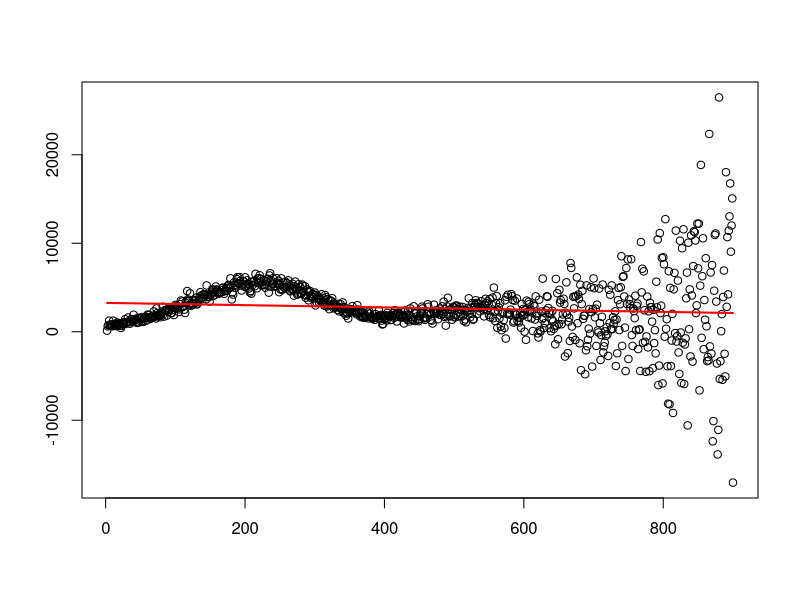
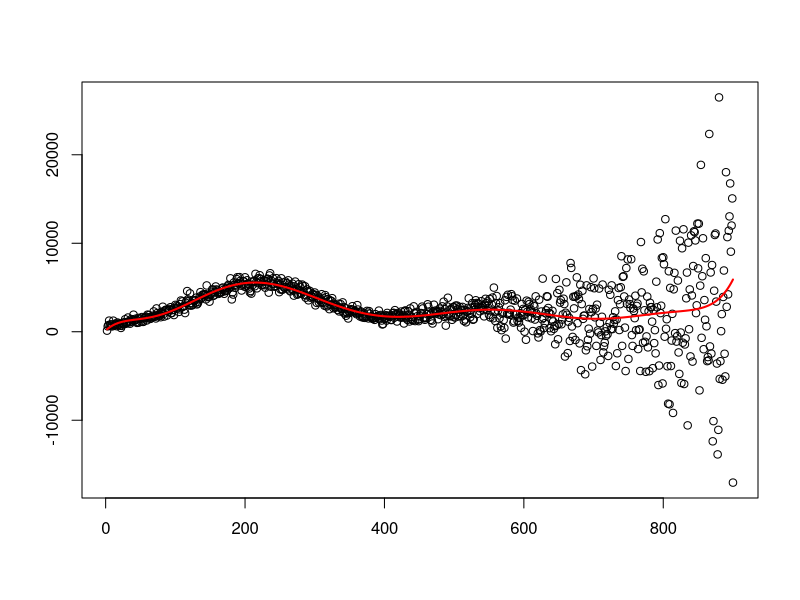
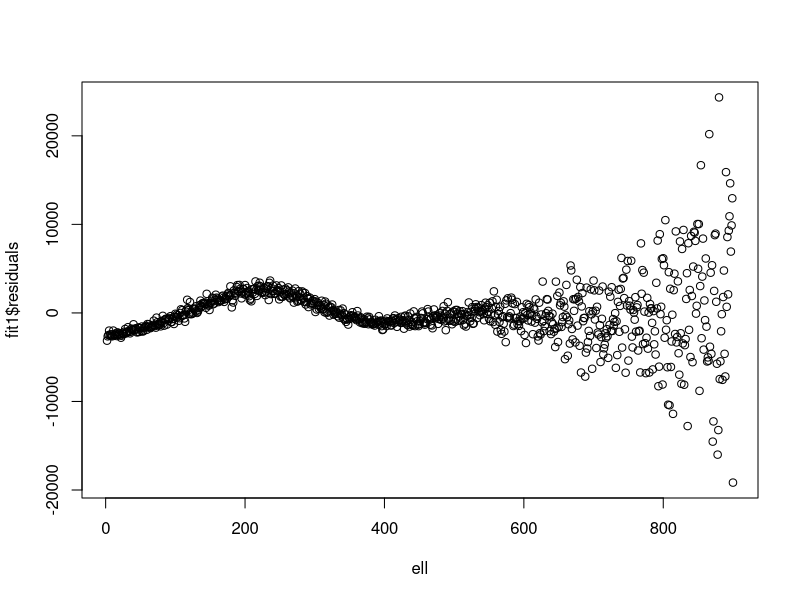
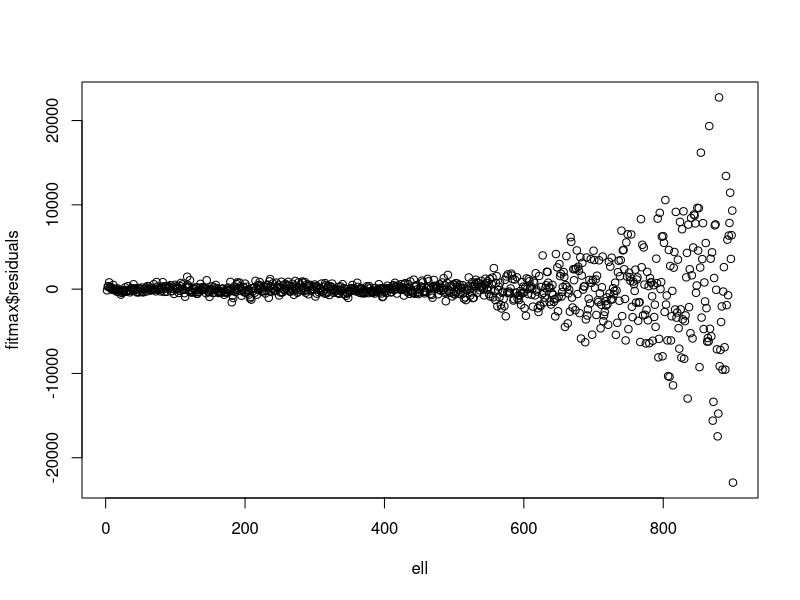
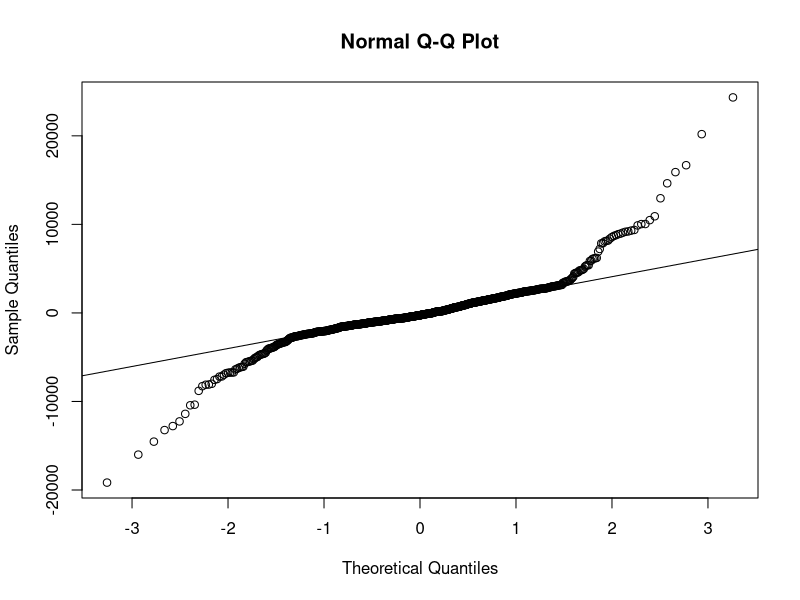
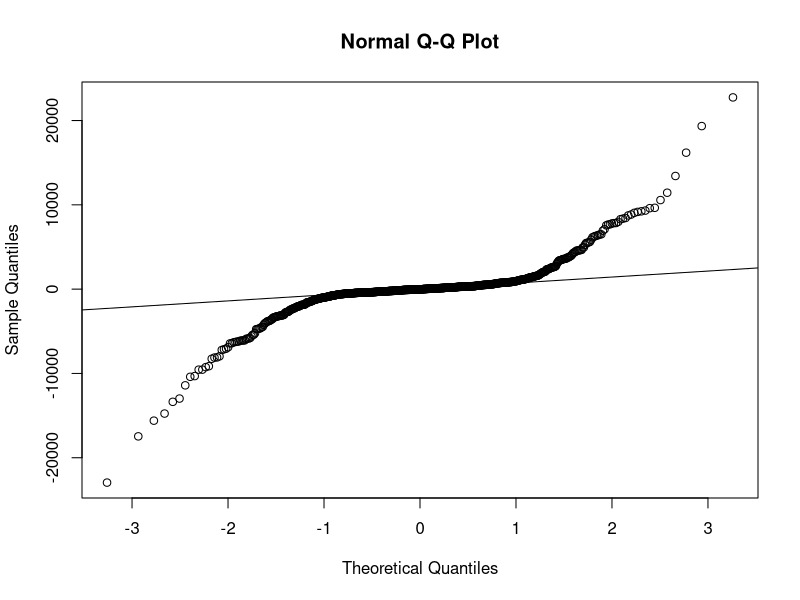

These figures' R source, in order:
# MD 1
# 1. Read CMB data into file
df <- read.table('CMB.dat',header=TRUE)
attach(df)
# generic linear regression function

general_lreg <- function(vec1,vec2,degree=1,plot=F,print=F,names=c("","")) {
  fit<-lm(vec2~poly(vec1,degree,raw=T)) 
  if(plot){
    plot(vec1,vec2,xlab=names[1],ylab=names[2])
    x <- seq(min(vec1),max(vec1),length.out = length(vec1))
    f <- predict(fit, newdata = data.frame(vec1 = x))
    lines(x,f,col="red",lwd=2)
  }
  if(print){
    print(paste("R-squared:",summary(fit)$r.squared))
  }
  fit
}
# Data: col1 (ell) - multiple moment
#       clo2 (Cl)  - spectrum deviation
# 2. Perform:
# - Linear regression
fit1 <- general_lreg(ell,Cl,plot=T,print=T)
# 3. Perform: polynomial regression
#   - Check best fit polynomial order with ANOVA
# This should get tail call optimized by the compiler so don't
# sweat the recursion. It won't expand on the stack.
bestfit <- function(vec1,vec2,deg=1,last_deg=1,P=0,p=0.05,max=27) {
  if((P>0.05) || (deg>max)){
    list(d=last_deg,p=P)
  } else {
    f1<-general_lreg(vec1,vec2,deg)
    next_deg<-deg+2
    f2<-general_lreg(vec1,vec2,next_deg)
    P<-anova(f1,f2)$'Pr(>F)'[2]
    bestfit(vec1,vec2,next_deg,deg,P)
  }
}
res <- bestfit(ell,Cl)
paste("stopped at x^", res$d,sep="")
paste("p value:",res$p)
fitmax<-general_lreg(ell,Cl,degree=res$d,plot=T,print=T)
# 4. Perform residual analysis like in lecture
#   - independence (are residuals random, uncorrelated with data?)
plot(ell,fit1$residuals)
plot(ell,fitmax$residuals)
#   - autocorrelation (is residual independent of previous residual?)
#       durbinWatsonTest() <- from time series analysis
library(car)
durbinWatsonTest(fit1)
durbinWatsonTest(fitmax)
#   - normality
#       - qqnorm
#       - qqline
#       - shapiro.test()
qqnorm(fit1$residuals)
qqline(fit1$residuals)
qqnorm(fitmax$residuals)
qqline(fitmax$residuals)
library(nortest)
# degree-1 approximation normality
(lillie.test(fit1$residuals)$p.value > 0.05)
# max degree approximation normality
(lillie.test(fitmax$residuals)$p.value > 0.05)
#   - homoscedasticity
#       -ncvTest() <- reject hypothesis of constant variance
(ncvTest(fit1)$p > 0.05)
(ncvTest(fitmax)$p > 0.05)





# OLD GENERAL_LREG FUNCTION
general_lreg <- function(vec1,vec2,degree=1,plot=F,print=F) {
  fit<-lm(vec2~poly(vec1,degree,raw=T)) 
  if(plot){
    plot(vec1,vec2)
    x <- seq(min(vec1),max(vec1),length.out = length(vec1))
    f <- predict(fit, newdata = data.frame(vec1 = x))
    lines(x,f,col="red",lwd=2)
  }
  if(print){
    print(summary(fit))
  }
  fit
}
